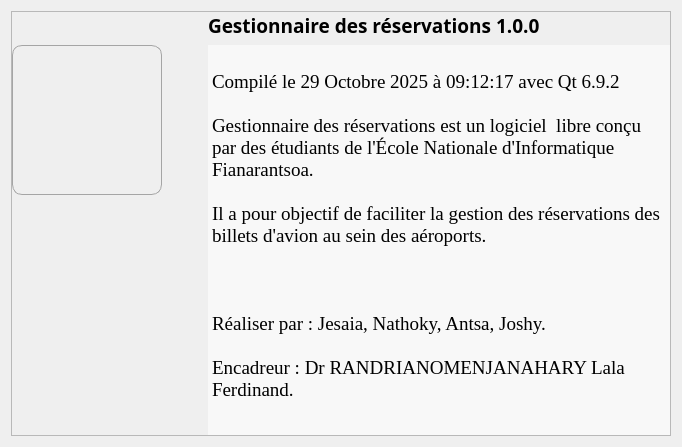
          <widget class="QWidget" name="page_5">
           <layout class="QGridLayout" name="gridLayout_13">
            <item row="0" column="0" alignment="Qt::AlignmentFlag::AlignHCenter|Qt::AlignmentFlag::AlignVCenter">
             <widget class="QFrame" name="frame_2">
              <property name="sizePolicy">
               <sizepolicy hsizetype="Fixed" vsizetype="Fixed">
                <horstretch>0</horstretch>
                <verstretch>0</verstretch>
               </sizepolicy>
              </property>
              <property name="minimumSize">
               <size>
                <width>660</width>
                <height>425</height>
               </size>
              </property>
              <property name="maximumSize">
               <size>
                <width>660</width>
                <height>425</height>
               </size>
              </property>
              <property name="frameShape">
               <enum>QFrame::Shape::StyledPanel</enum>
              </property>
              <property name="frameShadow">
               <enum>QFrame::Shadow::Raised</enum>
              </property>
              <layout class="QGridLayout" name="gridLayout_11">
               <property name="leftMargin">
                <number>0</number>
               </property>
               <property name="topMargin">
                <number>0</number>
               </property>
               <property name="rightMargin">
                <number>0</number>
               </property>
               <property name="bottomMargin">
                <number>0</number>
               </property>
               <item row="0" column="3">
                <widget class="QLabel" name="label_26">
                 <property name="sizePolicy">
                  <sizepolicy hsizetype="Preferred" vsizetype="Fixed">
                   <horstretch>0</horstretch>
                   <verstretch>0</verstretch>
                  </sizepolicy>
                 </property>
                 <property name="font">
                  <font>
                   <family>Microsoft JhengHei</family>
                   <pointsize>14</pointsize>
                   <bold>true</bold>
                  </font>
                 </property>
                 <property name="text">
                  <string>Gestionnaire des réservations 1.0.0</string>
                 </property>
                 <property name="margin">
                  <number>10</number>
                 </property>
                </widget>
               </item>
               <item row="1" column="1">
                <widget class="QPushButton" name="pushButton">
                 <property name="enabled">
                  <bool>true</bool>
                 </property>
                 <property name="sizePolicy">
                  <sizepolicy hsizetype="Fixed" vsizetype="Fixed">
                   <horstretch>0</horstretch>
                   <verstretch>0</verstretch>
                  </sizepolicy>
                 </property>
                 <property name="minimumSize">
                  <size>
                   <width>150</width>
                   <height>150</height>
                  </size>
                 </property>
                 <property name="maximumSize">
                  <size>
                   <width>150</width>
                   <height>150</height>
                  </size>
                 </property>
                 <property name="focusPolicy">
                  <enum>Qt::FocusPolicy::NoFocus</enum>
                 </property>
                 <property name="styleSheet">
                  <string notr="true">border : 1px solid #a5a5a5;
border-radius : 10%;</string>
                 </property>
                 <property name="text">
                  <string/>
                 </property>
                 <property name="icon">
                  <iconset resource="ressources/icons.qrc">
                   <normaloff>:/icons/passeport.png</normaloff>:/icons/passeport.png</iconset>
                 </property>
                 <property name="iconSize">
                  <size>
                   <width>150</width>
                   <height>150</height>
                  </size>
                 </property>
                </widget>
               </item>
               <item row="1" column="3" rowspan="2">
                <widget class="QPlainTextEdit" name="plainTextEdit">
                 <property name="enabled">
                  <bool>true</bool>
                 </property>
                 <property name="sizePolicy">
                  <sizepolicy hsizetype="Expanding" vsizetype="Expanding">
                   <horstretch>0</horstretch>
                   <verstretch>0</verstretch>
                  </sizepolicy>
                 </property>
                 <property name="font">
                  <font>
                   <family>Times New Roman</family>
                   <pointsize>14</pointsize>
                  </font>
                 </property>
                 <property name="focusPolicy">
                  <enum>Qt::FocusPolicy::NoFocus</enum>
                 </property>
                 <property name="styleSheet">
                  <string notr="true">border : none;
background-color : #f8f8f8;</string>
                 </property>
                 <property name="plainText">
                  <string>
Compilé le 29 Octobre 2025 à 09:12:17 avec Qt 6.9.2

Gestionnaire des réservations est un logiciel  libre conçu par des étudiants de l'École Nationale d'Informatique Fianarantsoa. 

Il a pour objectif de faciliter la gestion des réservations des billets d'avion au sein des aéroports.



Réaliser par : Jesaia, Nathoky, Antsa, Joshy.

Encadreur : Dr RANDRIANOMENJANAHARY Lala Ferdinand.</string>
                 </property>
                </widget>
               </item>
               <item row="1" column="2">
                <spacer name="horizontalSpacer_7">
                 <property name="orientation">
                  <enum>Qt::Orientation::Horizontal</enum>
                 </property>
                 <property name="sizeType">
                  <enum>QSizePolicy::Policy::Fixed</enum>
                 </property>
                 <property name="sizeHint" stdset="0">
                  <size>
                   <width>40</width>
                   <height>20</height>
                  </size>
                 </property>
                </spacer>
               </item>
              </layout>
             </widget>
            </item>
           </layout>
          </widget>
